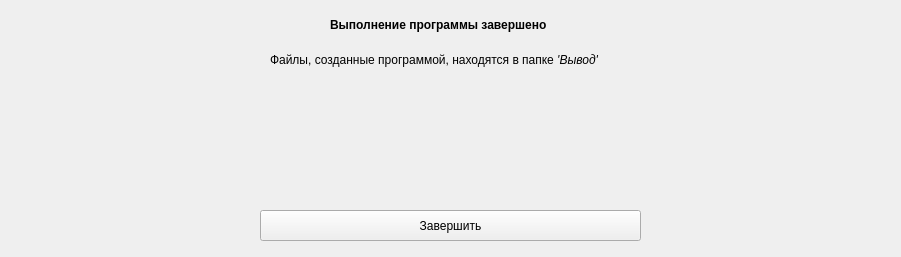
<?xml version="1.0" encoding="UTF-8"?>
<ui version="4.0">
 <class>Form</class>
 <widget class="QWidget" name="Form">
  <property name="geometry">
   <rect>
    <x>0</x>
    <y>0</y>
    <width>901</width>
    <height>257</height>
   </rect>
  </property>
  <property name="windowTitle">
   <string>Form</string>
  </property>
  <widget class="QLabel" name="label">
   <property name="geometry">
    <rect>
     <x>330</x>
     <y>10</y>
     <width>251</width>
     <height>31</height>
    </rect>
   </property>
   <property name="text">
    <string>&lt;html&gt;&lt;head/&gt;&lt;body&gt;&lt;p&gt;&lt;span style=&quot; font-weight:600;&quot;&gt;Выполнение программы завершено&lt;/span&gt;&lt;/p&gt;&lt;/body&gt;&lt;/html&gt;</string>
   </property>
  </widget>
  <widget class="QLabel" name="label_2">
   <property name="geometry">
    <rect>
     <x>270</x>
     <y>40</y>
     <width>361</width>
     <height>41</height>
    </rect>
   </property>
   <property name="text">
    <string>&lt;html&gt;&lt;head/&gt;&lt;body&gt;&lt;p&gt;Файлы, созданные программой, находятся в папке &lt;span style=&quot; font-style:italic;&quot;&gt;'Вывод'&lt;/span&gt;&lt;/p&gt;&lt;/body&gt;&lt;/html&gt;</string>
   </property>
  </widget>
  <widget class="QPushButton" name="pushButton">
   <property name="geometry">
    <rect>
     <x>260</x>
     <y>210</y>
     <width>381</width>
     <height>31</height>
    </rect>
   </property>
   <property name="text">
    <string>Завершить</string>
   </property>
  </widget>
 </widget>
 <resources/>
 <connections/>
</ui>
